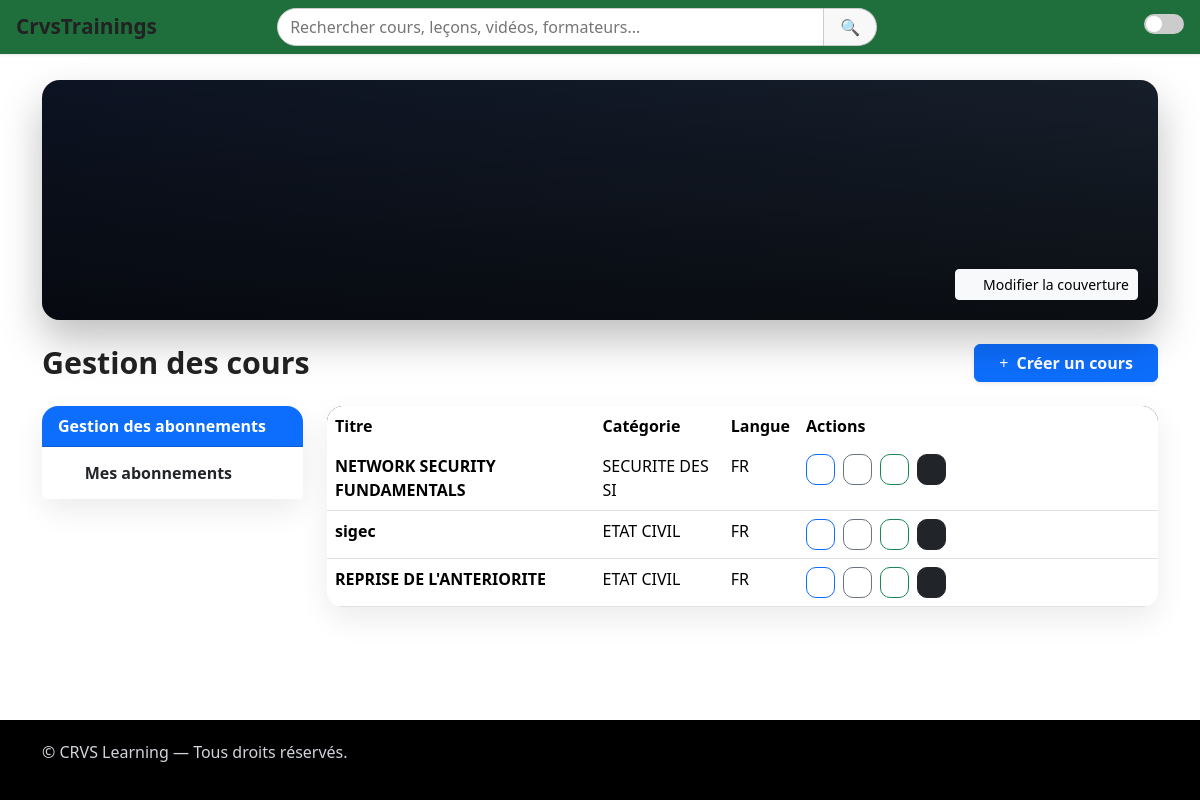
Page /accueil/manage/ (signed in) on the committed database.
### courses/models.py (models this page shows, shortened)
class Course(models.Model):
    title = models.CharField(max_length=255)
    description = models.TextField()
    category = models.ForeignKey(Category, on_delete=models.SET_NULL, null=True, blank=True)
    thumbnail = models.ImageField(upload_to='course/thumbnails/', null=True, blank=True)
    language = models.CharField(
        max_length=10,
        choices=[('fr', 'Français'), ('en', 'English')],
        default='fr'
    )
    created_by = models.ForeignKey(
        settings.AUTH_USER_MODEL,
        on_delete=models.CASCADE,
        related_name='courses'
    )
    created_at = models.DateTimeField(auto_now_add=True)

class Category(models.Model):
    name = models.CharField(max_length=100, unique=True)
    slug = models.SlugField(max_length=120, unique=True, blank=True)

### courses/views.py (the view)
# urls.py: path('manage/', views.course_list, name='manage'),
@user_passes_test(is_formateur)
@login_required
def course_list(request):
    courses = Course.objects.all()
    return render(request, 'courses/course_list.html', {'courses': courses})

### courses/views.py (called while the page is built)
def is_formateur(user):
    return (
        user.is_authenticated and (
            getattr(user, 'role', None) == 'trainer' or getattr(user, 'role', None) == 'admin' or user.is_superuser
        )
    )

### users/models.py (called while the page is built)
    def get_unread_messages(self):
        if hasattr(self, 'received_messages'):
            return self.received_messages.filter(read=False)
        return self.receivedmessage_set.filter(read=False)

    def get_unread_messages_count(self):
        return self.get_unread_messages().count()

### courses/templates/courses/course_list.html (shortened to what this page needs)
{% extends "base.html" %}
{% block content %}
<div class="container">
  <section class="chan-cover">
    {% if trainer.cover %}
      <img src="{{ trainer.cover.url }}" alt="cover">
    {% else %}
      <div style="position:absolute;inset:0;background:linear-gradient(135deg,#0f172a,#1f2937);"></div>
    {% endif %}
    {% if request.user.is_authenticated and request.user.id == trainer.id or request.user.is_superuser %}
    <div class="cover-edit">
      <form method="post" action="{% url 'users:upload_cover' %}" enctype="multipart/form-data">
        <button type="button" class="btn btn-sm btn-light"
                onclick="document.getElementById('cover-input').click()">
          <i class="fas fa-image me-1"></i> Modifier la couverture
        </button>
      </form>
    </div>
    {% endif %}
  </section>
  <div class="d-flex justify-content-between align-items-center mb-4">
    <h2 class="page-title mb-0">Gestion des cours</h2>
    <a href="{% url 'courses:course_create' %}"
       class="btn btn-primary px-4 fw-bold shadow-sm">
      <i class="fas fa-plus me-1"></i> Créer un cours
    </a>
  </div>
  <div class="row">
    <div class="col-lg-3 mb-4">
      <div class="card sidebar-card">
        <div class="card-header bg-primary text-white">
          Gestion des abonnements
        </div>
        <div class="list-group list-group-flush">
          <a href="{% url 'subscriptions:my_subscriptions' %}"
             class="list-group-item list-group-item-action {% if request.resolver_match.url_name == 'my_subscriptions' %}active{% endif %}">
            <i class="fas fa-user-friends me-2"></i> Mes abonnements
          </a>
        </div>
      </div>
    </div>
    <div class="col-lg-9">
      <div class="table-wrapper">
        <table class="table table-hover mb-0">
          <thead>
            <tr>
              <th>Titre</th>
              <th>Catégorie</th>
              <th>Langue</th>
              <th>Actions</th>
            </tr>
          </thead>
          <tbody>
            {% for c in courses %}
            <tr data-course-id="{{ c.id }}">
              <td class="fw-bold">{{ c.title }}</td>
              <td>{{ c.category.name|default:"—" }}</td>
              <td>{{ c.language|upper }}</td>
              <td style="min-width:360px;">
                <div class="course-actions">
                  <a class="btn btn-sm btn-outline-primary"
                     href="{% url 'courses:course_detail' c.id %}" title="Voir">
                    <i class="fas fa-eye"></i>
                  </a>
                  <a class="btn btn-sm btn-outline-secondary"
                     href="{% url 'courses:module_list' c.id %}" title="Modules">
                    <i class="fas fa-layer-group"></i>
                  </a>
                  <a class="btn btn-sm btn-outline-success"
                     href="{% url 'courses:module_create' c.id %}" title="Ajouter module">
                    <i class="fas fa-plus-circle"></i>
                  </a>
                  <button class="btn btn-sm btn-dark" type="button" data-adv-toggle>
                    <i class="fas fa-cog"></i>
                  </button>
                </div>
              </td>
            </tr>
            {% empty %}
            <tr>
              <td colspan="4" class="text-center text-muted py-4">
                Aucun cours pour le moment.
              </td>
            </tr>
            {% endfor %}
          </tbody>
        </table>
      </div>
    </div>
  </div>
</div>
{% endblock %}

### templates/base.html (shortened to what this page needs)
<!DOCTYPE html>
<html lang="fr" data-theme="light">
{% load static %}
{% load custom_filters %}
<head>
  <link rel="stylesheet" href="{% static 'vendor/bootstrap/css/bootstrap.min.css' %}">
  <link rel="stylesheet" href="{% static 'vendor/css/v1/bootstrap-icons.min.css' %}">
  <link rel="stylesheet" href="{% static 'vendor/css/v1/all.min.css' %}">
</head>
<body style="background-image: url('{% static 'img/google.png' %}');">
<header style="background-color: #0d642eec;">
  <div class="logo">
    <a href="{% if user.is_authenticated %}{% if user.is_formateur or user.is_superuser %}{% url 'users:instructor_dashboard' %}{% else %}{% url 'users:dashboard' %}{% endif %}{% else %}/{% endif %}">CrvsTrainings</a>
  </div>
  <form class="search-bar" action="{% url 'courses:search' %}" method="get">
    <input id="global-search" type="text" name="q" placeholder="Rechercher cours, leçons, vidéos, formateurs..." value="{{ q|default:'' }}" autocomplete="off">
    <button type="submit" aria-label="Rechercher">🔍</button>
  </form>
  <div class="header-actions">
    {% if user.is_authenticated %}
      {% if user.role == 'trainer' or user.is_superuser %}
        <a href="{% url 'tracking:learner_tracking' %}" title="Suivi des apprenants"><i class="bi bi-graph-up"></i></a>
        <a href="{% url 'tracking:course_progress' %}" title="Progression des cours"><i class="bi bi-journal-check"></i></a>
      {% endif %}
      <a href="{% url 'classrooms:my_classrooms' %}" title="Mes classes"><i class="bi bi-collection-play"></i></a>
      <a href="{% url 'interactions:chat_global' %}" title="Chat global">
        <i class="bi bi-chat-dots"></i>
      </a>
      <a href="{% url 'users:profile' %}" title="Profil"><i class="bi bi-person"></i></a>
      <a href="{% url 'users:logout' %}" title="Déconnexion"><i class="bi bi-box-arrow-right"></i></a>
      <label class="theme-switch" for="theme-checkbox">
        <span></span>
      </label>
    {% else %}
      <a href="{% url 'users:login' %}" class="btn btn-primary">Connexion</a>
    {% endif %}
  </div>
</header>
<main>
  {% block content %}{% endblock %}
</main>
<footer>
  <div class="container">
    <p>&copy; {{ now|date:"Y" }} CRVS Learning — Tous droits réservés.</p>
  </div>
</footer>
</body>
</html>

### templates/base.html (style rules this page uses)
*, *::before, *::after { box-sizing: border-box; }
body { margin: 0; padding: 0; font-family: 'Segoe UI', Tahoma, Geneva, Verdana, sans-serif; background-color: var(--bg); color: var(--text); transition: background-color 0.5s ease, color 0.5s ease; overflow-x: hidden; }
:root { --bg: #ffffff; --text: #222222; --primary: #3f51b5; --secondary: #f50057; --nav-bg: #f9f9f9; --btn-bg: var(--primary); --btn-text: #fff; }
header { background: var(--nav-bg); display: flex; align-items: center; justify-content: space-between; padding: 8px 16px; position: fixed; width: 100%; top: 0; z-index: 999; box-shadow: 0 1px 3px rgba(0,0,0,0.1); }
.logo a { font-weight: 900; font-size: 1.3rem; color: var(--text); text-decoration: none; }
.search-bar { flex: 1; max-width: 600px; display: flex; align-items: center; margin: 0 16px; position: relative; }
.search-bar input[type="text"] { flex: 1; padding: 6px 12px; border: 1px solid #ccc; border-radius: 24px 0 0 24px; outline: none; background-color: #fff; color: #000; }
.search-bar button { padding: 6px 16px; border: 1px solid #ccc; border-left: none; border-radius: 0 24px 24px 0; background-color: #f8f8f8; cursor: pointer; }
.header-actions { display: flex; align-items: center; gap: 12px; }
.header-actions a, .header-actions button { display: flex; align-items: center; gap: 6px; text-decoration: none; color: var(--text); border: none; background: none; cursor: pointer; }
.theme-switch span { display:inline-block; width:40px; height:20px; background:#ccc; border-radius:12px; position:relative; transition:.3s; }
.theme-switch span::before { content:''; position:absolute; width:16px; height:16px; border-radius:50%; background:#fff; top:2px; left:2px; transition:.3s; }
main { margin-top:60px; padding:20px; min-height:80vh; }
footer { margin-top:20px; background:#000; color:#d1d5db; padding:20px 30px; }

### courses/templates/courses/course_list.html (style rules this page uses)
:root { --cover-h:240px; }
.chan-cover { position:relative; height:var(--cover-h); border-radius:18px; overflow:hidden; margin-bottom:24px; box-shadow:0 20px 40px rgba(0,0,0,.25); }
.chan-cover::after { content:""; position:absolute; inset:0; background:linear-gradient(to top, rgba(0,0,0,.65), rgba(0,0,0,.2)); }
.cover-edit { position:absolute; right:20px; bottom:20px; z-index:2; }
.page-title { font-weight:900; font-size:1.9rem; }
.sidebar-card { border:0; border-radius:16px; box-shadow:0 12px 30px rgba(0,0,0,.08); }
.sidebar-card .card-header { border-radius:16px 16px 0 0; font-weight:800; }
.sidebar-card .list-group-item { border:0; padding:14px 18px; font-weight:600; }
.table-wrapper { background:#fff; border-radius:16px; box-shadow:0 12px 30px rgba(0,0,0,.08); overflow:hidden; }
.table thead { background:#111827; color:#fff; }
.table thead th { border:0; font-weight:700; }
.table tbody tr { transition:background .2s ease; }
.course-actions { display:flex; flex-wrap:wrap; gap:8px; }
.course-actions .btn { border-radius:10px; }

### rows in the picture
Course: title "NETWORK SECURITY FUNDAMENTALS", category.name "SECURITE DES SI", language "FR"
Course: title "sigec", category.name "ETAT CIVIL", language "FR"
Course: title "REPRISE DE L'ANTERIORITE", category.name "ETAT CIVIL", language "FR"
